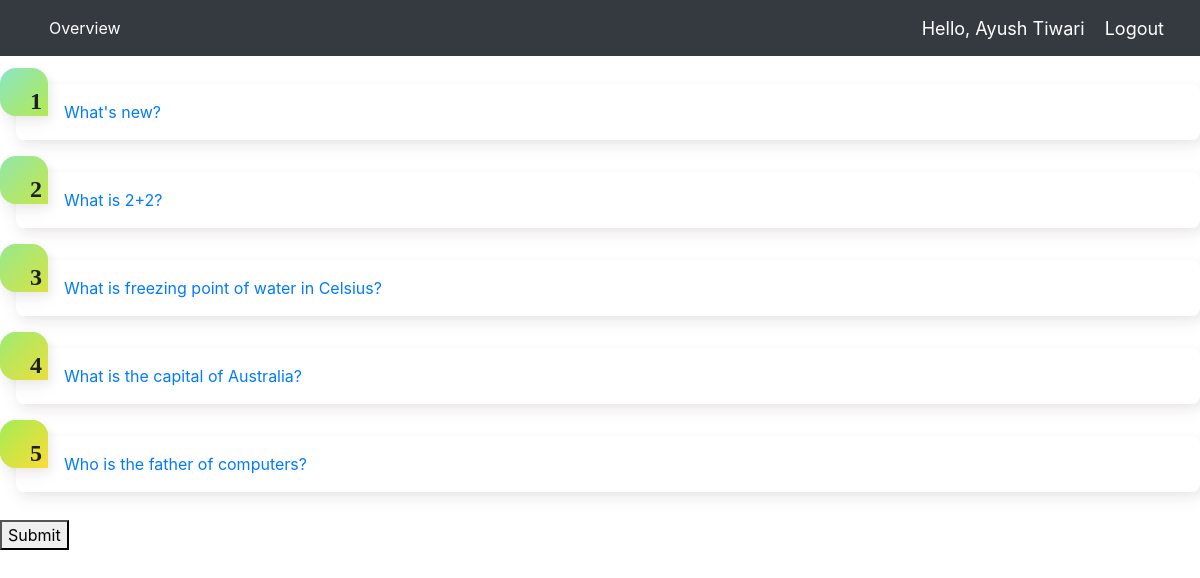
The app's page /quiz/questions/1/ with its own data.
### quiz/models.py (models this page shows, shortened)
class Student(models.Model):
    student_name = models.CharField(max_length=200)
    stu_username=models.CharField(max_length=40, default='')
    stu_password=models.CharField(max_length=40, default='')
    student_score= models.IntegerField(default=0) # keeps tally of student score in Quiz session

class Question(models.Model):
    question_text = models.CharField(max_length=200)
    right_choice = models.IntegerField(default = 1) #indicates correct choice for each Ques. object
    q_attempted= models.IntegerField(default=0) # to check if the question is attempted yet in the Quiz or not

### quiz/views.py (the view)
# urls.py: path('questions/<int:student_id>/', views.questions, name='questions'),
def questions(request, student_id):
    question_list = Question.objects.all()
    student= get_object_or_404(Student, pk=student_id)
    print('<<<<<< ....Student ID is %s  ' % student_id)
    context = {'question_list': question_list, 'student' : student}
    return render(request, 'quiz/questions.html', context)

### quiz/templates/quiz/questions.html (shortened to what this page needs)
{% extends 'quiz/dependencies.html' %}
{% load static %}
{% block content %}
{% if question_list %}
    <ol class="gradient-list">
    {% for question in question_list %}
    <li><a href="{% url 'quiz:detail' question_id=question.id student_id=student.id  %}">{{ question.question_text }}</a></li>
    {% endfor %}
    </ol>
{% else %}
    <p>No Questions are available for this quiz. Please try next Quiz.</p>
{% endif %}
<a href="{% url 'quiz:submit' student_id=student.id %}">
    <button>Submit</button>
</a>
{% endblock %}

### quiz/templates/quiz/navbar.html (shortened to what this page needs)
{% load static %}
<link rel="stylesheet" type="text/css" href="{% static 'quiz/style.css' %}">
<nav class="navbar navbar-expand-lg navbar-dark bg-dark">
  <div class="collapse navbar-collapse" id="navbarNav">
    <ul class="navbar-nav">
        <li class="nav-item active">
            <a class="nav-link" href="{% url 'quiz:questions' student_id=student.id %}">Overview</a>
          </li>
    </ul>
  </div>
  <span class="greet">Hello, {{student.student_name}}</span>
  <span ><a  class="greet" href="{% url 'quiz:index' %}">Logout</a></span>
</nav>

### quiz/static/quiz/style.css (style rules this page uses)
.active { padding-left: 25px; color: #fff; }
ol.gradient-list > li, ol.gradient-list > li::before { box-shadow: 0.25rem 0.25rem 0.6rem rgba(0, 0, 0, 0.05), 0 0.5rem 1.125rem rgba(75, 0, 0, 0.05); }
*, *:before, *:after { box-sizing: border-box; }
ol.gradient-list { counter-reset: gradient-counter; list-style: none; margin: 1.75rem 0; padding-left: 1rem; }
ol.gradient-list > li { background: white; border-radius: 0 0.5rem 0.5rem 0.5rem; counter-increment: gradient-counter; margin-top: 1rem; min-height: 3rem; padding: 1rem 1rem 1rem 3rem; position: relative; }
ol.gradient-list > li::before, ol.gradient-list > li::after { background: linear-gradient(135deg, #83e4e2 0%, #a2ed56 100%); border-radius: 1rem 1rem 0 1rem; content: ''; height: 3rem; left: -1rem; overflow: hidden; position: absolute; top: -1rem; width: 3rem; }
ol.gradient-list > li::before { align-items: flex-end; content: counter(gradient-counter); color: #1d1f20; display: flex; font: 900 1.5em/1 'Montserrat'; justify-content: flex-end; padding: 0.125em 0.25em; z-index: 1; }
ol.gradient-list > li:nth-child(10n+1):before { background: linear-gradient(135deg, rgba(162, 237, 86, 0.2) 0%, rgba(253, 220, 50, 0.2) 100%); }
ol.gradient-list > li:nth-child(10n+2):before { background: linear-gradient(135deg, rgba(162, 237, 86, 0.4) 0%, rgba(253, 220, 50, 0.4) 100%); }
ol.gradient-list > li:nth-child(10n+3):before { background: linear-gradient(135deg, rgba(162, 237, 86, 0.6) 0%, rgba(253, 220, 50, 0.6) 100%); }
ol.gradient-list > li:nth-child(10n+4):before { background: linear-gradient(135deg, rgba(162, 237, 86, 0.8) 0%, rgba(253, 220, 50, 0.8) 100%); }
ol.gradient-list > li:nth-child(10n+5):before { background: linear-gradient(135deg, #a2ed56 0%, #fddc32 100%); }
ol.gradient-list > li + li { margin-top: 2rem; }

### quiz/templates/quiz/navbar.html (style rules this page uses)
.greet { font-size: 18px; color: #fff; margin-right: 20px; }

### records on screen
Student: student_name "Ayush Tiwari"
Question: question_text "What's new?"
Question: question_text "What is 2+2?"
Question: question_text "What is freezing point of water in Celsius?"
Question: question_text "What is the capital of Australia?"
Question: question_text "Who is the father of computers?"
